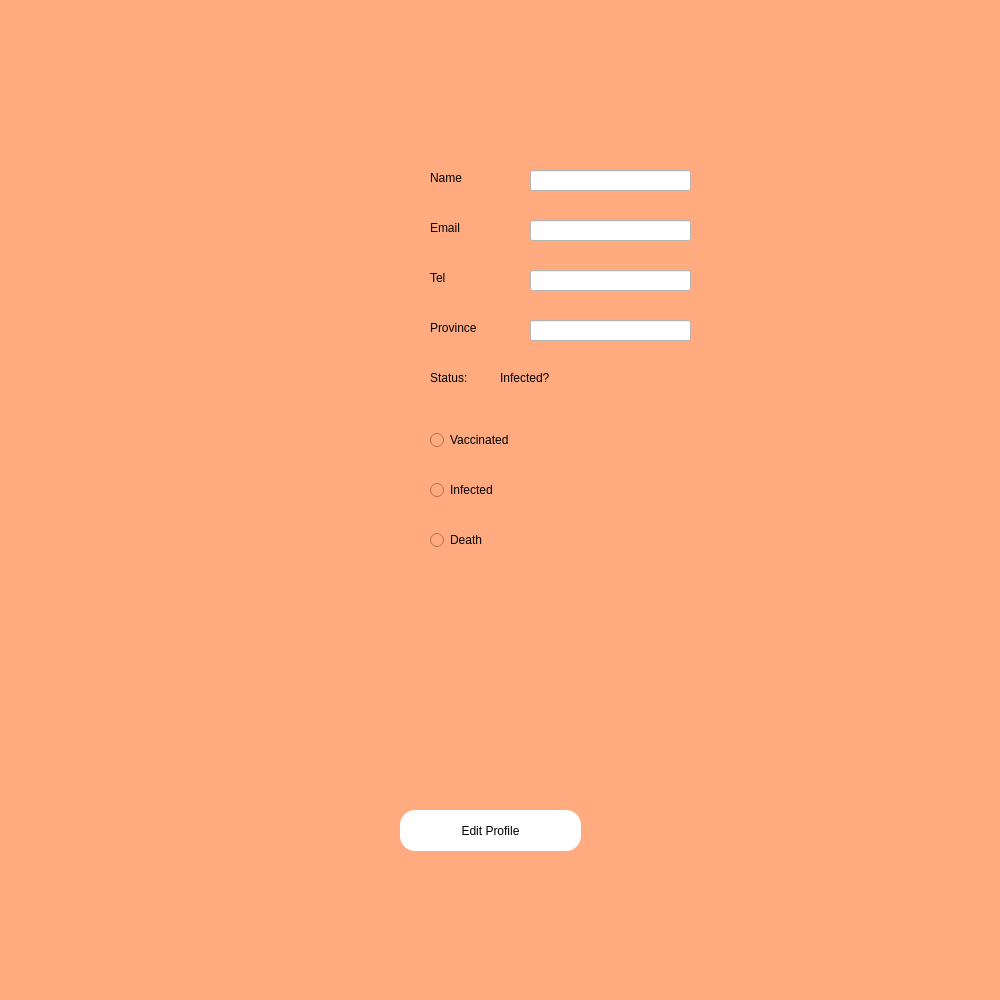
<?xml version="1.0" encoding="UTF-8"?>
<ui version="4.0">
 <class>profile_view</class>
 <widget class="QWidget" name="profile_view">
  <property name="geometry">
   <rect>
    <x>0</x>
    <y>0</y>
    <width>1000</width>
    <height>1000</height>
   </rect>
  </property>
  <property name="minimumSize">
   <size>
    <width>1000</width>
    <height>1000</height>
   </size>
  </property>
  <property name="maximumSize">
   <size>
    <width>1000</width>
    <height>1000</height>
   </size>
  </property>
  <property name="windowTitle">
   <string>Form</string>
  </property>
  <property name="styleSheet">
   <string notr="true">background-color: rgb(255, 170, 127);</string>
  </property>
  <widget class="QLabel" name="label">
   <property name="geometry">
    <rect>
     <x>440</x>
     <y>30</y>
     <width>121</width>
     <height>111</height>
    </rect>
   </property>
   <property name="text">
    <string/>
   </property>
   <property name="pixmap">
    <pixmap>../noprofile3.png</pixmap>
   </property>
  </widget>
  <widget class="QLabel" name="label_name">
   <property name="geometry">
    <rect>
     <x>430</x>
     <y>170</y>
     <width>161</width>
     <height>16</height>
    </rect>
   </property>
   <property name="styleSheet">
    <string notr="true">font: 25 14pt &quot;Microsoft JhengHei UI Light&quot;;</string>
   </property>
   <property name="text">
    <string>Name</string>
   </property>
  </widget>
  <widget class="QLabel" name="label_email">
   <property name="geometry">
    <rect>
     <x>430</x>
     <y>220</y>
     <width>161</width>
     <height>16</height>
    </rect>
   </property>
   <property name="styleSheet">
    <string notr="true">font: 25 14pt &quot;Microsoft JhengHei UI Light&quot;;</string>
   </property>
   <property name="text">
    <string>Email</string>
   </property>
  </widget>
  <widget class="QPushButton" name="pushButton_edit_profile">
   <property name="geometry">
    <rect>
     <x>400</x>
     <y>810</y>
     <width>181</width>
     <height>41</height>
    </rect>
   </property>
   <property name="styleSheet">
    <string notr="true">border-radius: 15px;
font: 25 8pt &quot;Microsoft JhengHei UI Light&quot;;
background-color: rgb(255, 255, 255);

</string>
   </property>
   <property name="text">
    <string>Edit Profile</string>
   </property>
  </widget>
  <widget class="QLabel" name="label_status_prompt">
   <property name="geometry">
    <rect>
     <x>430</x>
     <y>370</y>
     <width>61</width>
     <height>16</height>
    </rect>
   </property>
   <property name="styleSheet">
    <string notr="true">font: 25 14pt &quot;Microsoft JhengHei UI Light&quot;;</string>
   </property>
   <property name="text">
    <string>Status:</string>
   </property>
  </widget>
  <widget class="QLabel" name="label_status">
   <property name="geometry">
    <rect>
     <x>500</x>
     <y>370</y>
     <width>161</width>
     <height>16</height>
    </rect>
   </property>
   <property name="styleSheet">
    <string notr="true">font: 25 14pt &quot;Microsoft JhengHei UI Light&quot;;</string>
   </property>
   <property name="text">
    <string>Infected?</string>
   </property>
  </widget>
  <widget class="QLabel" name="label_tel">
   <property name="geometry">
    <rect>
     <x>430</x>
     <y>270</y>
     <width>161</width>
     <height>16</height>
    </rect>
   </property>
   <property name="styleSheet">
    <string notr="true">font: 25 14pt &quot;Microsoft JhengHei UI Light&quot;;</string>
   </property>
   <property name="text">
    <string>Tel</string>
   </property>
  </widget>
  <widget class="QRadioButton" name="radioButton">
   <property name="geometry">
    <rect>
     <x>430</x>
     <y>430</y>
     <width>221</width>
     <height>20</height>
    </rect>
   </property>
   <property name="styleSheet">
    <string notr="true">
font: 290 14pt &quot;Microsoft JhengHei UI Light&quot;;</string>
   </property>
   <property name="text">
    <string>Vaccinated</string>
   </property>
  </widget>
  <widget class="QRadioButton" name="radioButton_2">
   <property name="geometry">
    <rect>
     <x>430</x>
     <y>480</y>
     <width>221</width>
     <height>20</height>
    </rect>
   </property>
   <property name="styleSheet">
    <string notr="true">
font: 290 14pt &quot;Microsoft JhengHei UI Light&quot;;</string>
   </property>
   <property name="text">
    <string>Infected</string>
   </property>
  </widget>
  <widget class="QRadioButton" name="radioButton_3">
   <property name="geometry">
    <rect>
     <x>430</x>
     <y>530</y>
     <width>221</width>
     <height>20</height>
    </rect>
   </property>
   <property name="styleSheet">
    <string notr="true">
font: 290 14pt &quot;Microsoft JhengHei UI Light&quot;;</string>
   </property>
   <property name="text">
    <string>Death</string>
   </property>
  </widget>
  <widget class="QLabel" name="doctor">
   <property name="geometry">
    <rect>
     <x>440</x>
     <y>580</y>
     <width>191</width>
     <height>211</height>
    </rect>
   </property>
   <property name="text">
    <string/>
   </property>
   <property name="pixmap">
    <pixmap>../doc1.png</pixmap>
   </property>
  </widget>
  <widget class="QLabel" name="label_province">
   <property name="geometry">
    <rect>
     <x>430</x>
     <y>320</y>
     <width>161</width>
     <height>16</height>
    </rect>
   </property>
   <property name="styleSheet">
    <string notr="true">font: 25 14pt &quot;Microsoft JhengHei UI Light&quot;;</string>
   </property>
   <property name="text">
    <string>Province</string>
   </property>
  </widget>
  <widget class="QLineEdit" name="lineEdit_name">
   <property name="geometry">
    <rect>
     <x>530</x>
     <y>170</y>
     <width>161</width>
     <height>21</height>
    </rect>
   </property>
   <property name="styleSheet">
    <string notr="true">background-color: rgb(255, 255, 255);
font: 290 14pt &quot;Microsoft JhengHei UI Light&quot;;
color: rgb(0, 0, 0);</string>
   </property>
  </widget>
  <widget class="QLineEdit" name="lineEdit_email">
   <property name="geometry">
    <rect>
     <x>530</x>
     <y>220</y>
     <width>161</width>
     <height>21</height>
    </rect>
   </property>
   <property name="styleSheet">
    <string notr="true">background-color: rgb(255, 255, 255);
font: 290 14pt &quot;Microsoft JhengHei UI Light&quot;;
color: rgb(0, 0, 0);</string>
   </property>
  </widget>
  <widget class="QLineEdit" name="lineEdit_tel">
   <property name="geometry">
    <rect>
     <x>530</x>
     <y>270</y>
     <width>161</width>
     <height>21</height>
    </rect>
   </property>
   <property name="styleSheet">
    <string notr="true">background-color: rgb(255, 255, 255);
font: 290 14pt &quot;Microsoft JhengHei UI Light&quot;;
color: rgb(0, 0, 0);</string>
   </property>
  </widget>
  <widget class="QLineEdit" name="lineEdit_province">
   <property name="geometry">
    <rect>
     <x>530</x>
     <y>320</y>
     <width>161</width>
     <height>21</height>
    </rect>
   </property>
   <property name="styleSheet">
    <string notr="true">background-color: rgb(255, 255, 255);
font: 290 14pt &quot;Microsoft JhengHei UI Light&quot;;
color: rgb(0, 0, 0);</string>
   </property>
  </widget>
 </widget>
 <resources/>
 <connections/>
</ui>
